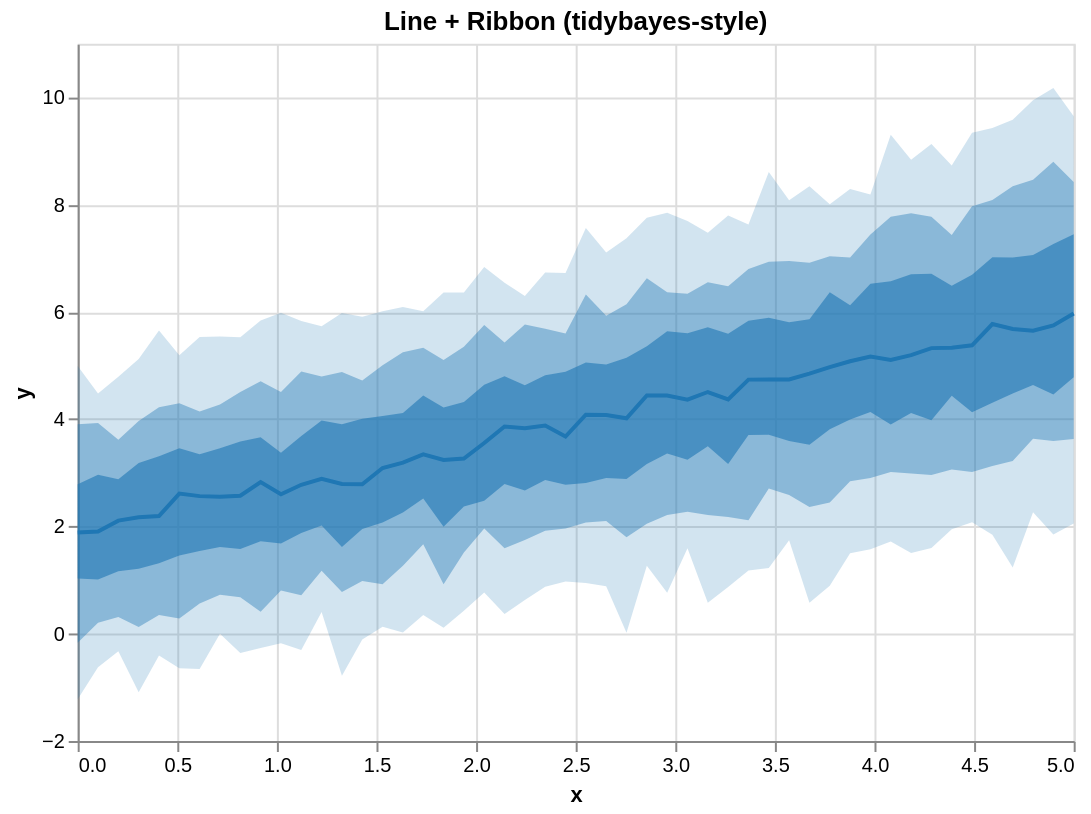

The specification (Vega-Lite) saved for this image:
### Vega-Lite specification from a JSON file in a GitHub repository (floating-point values rounded to 4 significant figures)
{"$schema": "https://vega.github.io/schema/vega-lite/v5.json", "height": 350, "layer": [{"encoding": {"x": {"field": "x", "type": "quantitative"}, "y2": {"field": "hi_0_95_"}, "y": {"field": "lo_0_95_", "title": "y", "type": "quantitative"}}, "mark": {"line": false, "fill": "#1f77b4", "type": "area", "opacity": 0.2}}, {"encoding": {"x": {"field": "x", "type": "quantitative"}, "y2": {"field": "hi_0_8_"}, "y": {"field": "lo_0_8_", "title": "y", "type": "quantitative"}}, "mark": {"line": false, "fill": "#1f77b4", "type": "area", "opacity": 0.4}}, {"encoding": {"x": {"field": "x", "type": "quantitative"}, "y2": {"field": "hi_0_5_"}, "y": {"field": "lo_0_5_", "title": "y", "type": "quantitative"}}, "mark": {"line": false, "fill": "#1f77b4", "type": "area", "opacity": 0.6}}, {"encoding": {"x": {"field": "x", "type": "quantitative"}, "y": {"field": "__median__", "type": "quantitative"}}, "mark": {"color": "#1f77b4", "strokeWidth": 2, "type": "line"}}], "data": {"values": [{"lo_0_8_": -0.1698, "lo_0_95_": -1.221, "hi_0_8_": 3.906, "x": 0.0, "__median__": 1.887, "hi_0_5_": 2.788, "hi_0_95_": 4.994, "lo_0_5_": 1.03}, {"lo_0_8_": 0.2067, "lo_0_95_": -0.6264, "hi_0_8_": 3.93, "x": 0.102, "__median__": 1.908, "hi_0_5_": 2.963, "hi_0_95_": 4.479, "lo_0_5_": 1.012}, {"lo_0_8_": 0.3118, "lo_0_95_": -0.324, "hi_0_8_": 3.617, "x": 0.2041, "__median__": 2.109, "hi_0_5_": 2.88, "hi_0_95_": 4.791, "lo_0_5_": 1.164}, {"lo_0_8_": 0.125, "lo_0_95_": -1.092, "hi_0_8_": 3.968, "x": 0.3061, "__median__": 2.171, "hi_0_5_": 3.184, "hi_0_95_": 5.124, "lo_0_5_": 1.214}, {"lo_0_8_": 0.3491, "lo_0_95_": -0.4035, "hi_0_8_": 4.225, "x": 0.4082, "__median__": 2.195, "hi_0_5_": 3.312, "hi_0_95_": 5.656, "lo_0_5_": 1.316}, {"lo_0_8_": 0.283, "lo_0_95_": -0.644, "hi_0_8_": 4.3, "x": 0.5102, "__median__": 2.614, "hi_0_5_": 3.461, "hi_0_95_": 5.191, "lo_0_5_": 1.46}, {"lo_0_8_": 0.5645, "lo_0_95_": -0.6551, "hi_0_8_": 4.142, "x": 0.6122, "__median__": 2.566, "hi_0_5_": 3.345, "hi_0_95_": 5.535, "lo_0_5_": 1.544}, {"lo_0_8_": 0.7276, "lo_0_95_": 0.002245, "hi_0_8_": 4.277, "x": 0.7143, "__median__": 2.554, "hi_0_5_": 3.46, "hi_0_95_": 5.544, "lo_0_5_": 1.617}, {"lo_0_8_": 0.679, "lo_0_95_": -0.3592, "hi_0_8_": 4.507, "x": 0.8163, "__median__": 2.573, "hi_0_5_": 3.584, "hi_0_95_": 5.528, "lo_0_5_": 1.582}, {"lo_0_8_": 0.41, "lo_0_95_": -0.2649, "hi_0_8_": 4.707, "x": 0.9184, "__median__": 2.828, "hi_0_5_": 3.663, "hi_0_95_": 5.839, "lo_0_5_": 1.725}, {"lo_0_8_": 0.8078, "lo_0_95_": -0.1788, "hi_0_8_": 4.507, "x": 1.02, "__median__": 2.602, "hi_0_5_": 3.373, "hi_0_95_": 5.984, "lo_0_5_": 1.682}, {"lo_0_8_": 0.7191, "lo_0_95_": -0.3048, "hi_0_8_": 4.888, "x": 1.122, "__median__": 2.778, "hi_0_5_": 3.688, "hi_0_95_": 5.833, "lo_0_5_": 1.878}, {"lo_0_8_": 1.175, "lo_0_95_": 0.4066, "hi_0_8_": 4.797, "x": 1.224, "__median__": 2.889, "hi_0_5_": 3.975, "hi_0_95_": 5.732, "lo_0_5_": 2.021}, {"lo_0_8_": 0.7807, "lo_0_95_": -0.7844, "hi_0_8_": 4.881, "x": 1.327, "__median__": 2.793, "hi_0_5_": 3.905, "hi_0_95_": 5.98, "lo_0_5_": 1.617}, {"lo_0_8_": 0.9821, "lo_0_95_": -0.1065, "hi_0_8_": 4.723, "x": 1.429, "__median__": 2.788, "hi_0_5_": 4.011, "hi_0_95_": 5.909, "lo_0_5_": 1.952}, {"lo_0_8_": 0.9241, "lo_0_95_": 0.1309, "hi_0_8_": 5.008, "x": 1.531, "__median__": 3.091, "hi_0_5_": 4.062, "hi_0_95_": 6.014, "lo_0_5_": 2.077}, {"lo_0_8_": 1.27, "lo_0_95_": 0.0241, "hi_0_8_": 5.25, "x": 1.633, "__median__": 3.191, "hi_0_5_": 4.116, "hi_0_95_": 6.091, "lo_0_5_": 2.262}, {"lo_0_8_": 1.667, "lo_0_95_": 0.3477, "hi_0_8_": 5.335, "x": 1.735, "__median__": 3.345, "hi_0_5_": 4.445, "hi_0_95_": 6.013, "lo_0_5_": 2.52}, {"lo_0_8_": 0.925, "lo_0_95_": 0.1128, "hi_0_8_": 5.104, "x": 1.837, "__median__": 3.239, "hi_0_5_": 4.218, "hi_0_95_": 6.363, "lo_0_5_": 1.993}, {"lo_0_8_": 1.514, "lo_0_95_": 0.4294, "hi_0_8_": 5.353, "x": 1.939, "__median__": 3.267, "hi_0_5_": 4.319, "hi_0_95_": 6.365, "lo_0_5_": 2.373}, {"lo_0_8_": 1.962, "lo_0_95_": 0.7686, "hi_0_8_": 5.756, "x": 2.041, "__median__": 3.556, "hi_0_5_": 4.641, "hi_0_95_": 6.839, "lo_0_5_": 2.482}, {"lo_0_8_": 1.592, "lo_0_95_": 0.3705, "hi_0_8_": 5.429, "x": 2.143, "__median__": 3.866, "hi_0_5_": 4.8, "hi_0_95_": 6.547, "lo_0_5_": 2.791}, {"lo_0_8_": 1.749, "lo_0_95_": 0.6307, "hi_0_8_": 5.767, "x": 2.245, "__median__": 3.831, "hi_0_5_": 4.634, "hi_0_95_": 6.297, "lo_0_5_": 2.674}, {"lo_0_8_": 1.92, "lo_0_95_": 0.8764, "hi_0_8_": 5.687, "x": 2.347, "__median__": 3.883, "hi_0_5_": 4.82, "hi_0_95_": 6.734, "lo_0_5_": 2.867}, {"lo_0_8_": 1.962, "lo_0_95_": 0.9725, "hi_0_8_": 5.599, "x": 2.449, "__median__": 3.676, "hi_0_5_": 4.884, "hi_0_95_": 6.725, "lo_0_5_": 2.78}, {"lo_0_8_": 2.076, "lo_0_95_": 0.9448, "hi_0_8_": 6.326, "x": 2.551, "__median__": 4.085, "hi_0_5_": 5.057, "hi_0_95_": 7.566, "lo_0_5_": 2.811}, {"lo_0_8_": 2.102, "lo_0_95_": 0.8881, "hi_0_8_": 5.931, "x": 2.653, "__median__": 4.079, "hi_0_5_": 5.023, "hi_0_95_": 7.109, "lo_0_5_": 2.904}, {"lo_0_8_": 1.8, "lo_0_95_": 0.01941, "hi_0_8_": 6.145, "x": 2.755, "__median__": 4.018, "hi_0_5_": 5.149, "hi_0_95_": 7.375, "lo_0_5_": 2.888}, {"lo_0_8_": 2.051, "lo_0_95_": 1.266, "hi_0_8_": 6.627, "x": 2.857, "__median__": 4.443, "hi_0_5_": 5.362, "hi_0_95_": 7.757, "lo_0_5_": 3.164}, {"lo_0_8_": 2.216, "lo_0_95_": 0.767, "hi_0_8_": 6.366, "x": 2.959, "__median__": 4.443, "hi_0_5_": 5.641, "hi_0_95_": 7.852, "lo_0_5_": 3.362}, {"lo_0_8_": 2.274, "lo_0_95_": 1.593, "hi_0_8_": 6.34, "x": 3.061, "__median__": 4.366, "hi_0_5_": 5.602, "hi_0_95_": 7.698, "lo_0_5_": 3.246}, {"lo_0_8_": 2.215, "lo_0_95_": 0.5804, "hi_0_8_": 6.554, "x": 3.163, "__median__": 4.508, "hi_0_5_": 5.715, "hi_0_95_": 7.478, "lo_0_5_": 3.495}, {"lo_0_8_": 2.179, "lo_0_95_": 0.8712, "hi_0_8_": 6.479, "x": 3.265, "__median__": 4.37, "hi_0_5_": 5.593, "hi_0_95_": 7.801, "lo_0_5_": 3.165}, {"lo_0_8_": 2.118, "lo_0_95_": 1.179, "hi_0_8_": 6.804, "x": 3.367, "__median__": 4.739, "hi_0_5_": 5.835, "hi_0_95_": 7.632, "lo_0_5_": 3.705}, {"lo_0_8_": 2.709, "lo_0_95_": 1.225, "hi_0_8_": 6.935, "x": 3.469, "__median__": 4.741, "hi_0_5_": 5.893, "hi_0_95_": 8.612, "lo_0_5_": 3.709}, {"lo_0_8_": 2.585, "lo_0_95_": 1.746, "hi_0_8_": 6.951, "x": 3.571, "__median__": 4.741, "hi_0_5_": 5.808, "hi_0_95_": 8.083, "lo_0_5_": 3.592}, {"lo_0_8_": 2.363, "lo_0_95_": 0.5789, "hi_0_8_": 6.918, "x": 3.673, "__median__": 4.849, "hi_0_5_": 5.865, "hi_0_95_": 8.343, "lo_0_5_": 3.525}, {"lo_0_8_": 2.449, "lo_0_95_": 0.895, "hi_0_8_": 7.039, "x": 3.776, "__median__": 4.973, "hi_0_5_": 6.368, "hi_0_95_": 8.008, "lo_0_5_": 3.812}, {"lo_0_8_": 2.842, "lo_0_95_": 1.5, "hi_0_8_": 7.014, "x": 3.878, "__median__": 5.08, "hi_0_5_": 6.125, "hi_0_95_": 8.293, "lo_0_5_": 3.995}, {"lo_0_8_": 2.906, "lo_0_95_": 1.577, "hi_0_8_": 7.444, "x": 3.98, "__median__": 5.168, "hi_0_5_": 6.528, "hi_0_95_": 8.191, "lo_0_5_": 4.134}, {"lo_0_8_": 3.018, "lo_0_95_": 1.719, "hi_0_8_": 7.777, "x": 4.082, "__median__": 5.105, "hi_0_5_": 6.571, "hi_0_95_": 9.304, "lo_0_5_": 3.904}, {"lo_0_8_": 2.989, "lo_0_95_": 1.506, "hi_0_8_": 7.839, "x": 4.184, "__median__": 5.197, "hi_0_5_": 6.703, "hi_0_95_": 8.836, "lo_0_5_": 4.118}, {"lo_0_8_": 2.959, "lo_0_95_": 1.601, "hi_0_8_": 7.776, "x": 4.286, "__median__": 5.326, "hi_0_5_": 6.713, "hi_0_95_": 9.13, "lo_0_5_": 3.983}, {"lo_0_8_": 3.062, "lo_0_95_": 1.947, "hi_0_8_": 7.437, "x": 4.388, "__median__": 5.333, "hi_0_5_": 6.49, "hi_0_95_": 8.731, "lo_0_5_": 4.438}, {"lo_0_8_": 3.017, "lo_0_95_": 2.082, "hi_0_8_": 7.973, "x": 4.49, "__median__": 5.378, "hi_0_5_": 6.694, "hi_0_95_": 9.344, "lo_0_5_": 4.133}, {"lo_0_8_": 3.128, "lo_0_95_": 1.846, "hi_0_8_": 8.088, "x": 4.592, "__median__": 5.775, "hi_0_5_": 7.021, "hi_0_95_": 9.431, "lo_0_5_": 4.307}, {"lo_0_8_": 3.221, "lo_0_95_": 1.237, "hi_0_8_": 8.344, "x": 4.694, "__median__": 5.684, "hi_0_5_": 7.017, "hi_0_95_": 9.583, "lo_0_5_": 4.482}, {"lo_0_8_": 3.637, "lo_0_95_": 2.264, "hi_0_8_": 8.468, "x": 4.796, "__median__": 5.653, "hi_0_5_": 7.061, "hi_0_95_": 9.946, "lo_0_5_": 4.638}, {"lo_0_8_": 3.592, "lo_0_95_": 1.852, "hi_0_8_": 8.801, "x": 4.898, "__median__": 5.75, "hi_0_5_": 7.268, "hi_0_95_": 10.18, "lo_0_5_": 4.459}, {"lo_0_8_": 3.631, "lo_0_95_": 2.057, "hi_0_8_": 8.426, "x": 5.0, "__median__": 5.97, "hi_0_5_": 7.448, "hi_0_95_": 9.648, "lo_0_5_": 4.785}]}, "title": "Line + Ribbon (tidybayes-style)", "width": 500}
